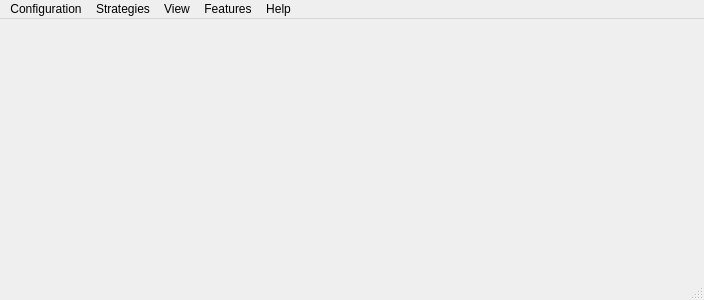
<?xml version="1.0" encoding="UTF-8"?>
<ui version="4.0">
 <class>MainMenu</class>
 <widget class="QMainWindow" name="MainMenu">
  <property name="geometry">
   <rect>
    <x>0</x>
    <y>0</y>
    <width>704</width>
    <height>300</height>
   </rect>
  </property>
  <property name="windowTitle">
   <string>MainWindow</string>
  </property>
  <widget class="QWidget" name="centralWidget"/>
  <widget class="QMenuBar" name="menuBar">
   <property name="geometry">
    <rect>
     <x>0</x>
     <y>0</y>
     <width>704</width>
     <height>21</height>
    </rect>
   </property>
   <widget class="QMenu" name="menuFile">
    <property name="title">
     <string>Configuration</string>
    </property>
    <addaction name="actionNew"/>
    <addaction name="actionLoad"/>
    <addaction name="actionRemove"/>
    <addaction name="actionClose"/>
   </widget>
   <widget class="QMenu" name="menuStrategies">
    <property name="title">
     <string>Strategies</string>
    </property>
    <widget class="QMenu" name="menuCustom">
     <property name="title">
      <string>Custom</string>
     </property>
     <addaction name="actionStrategyAdd"/>
     <addaction name="actionStrategyLoad"/>
    </widget>
    <addaction name="separator"/>
    <addaction name="menuCustom"/>
   </widget>
   <widget class="QMenu" name="menuFeatures">
    <property name="title">
     <string>Features</string>
    </property>
    <addaction name="actionTelegram"/>
    <addaction name="actionStop_loss"/>
    <addaction name="separator"/>
    <addaction name="actionIntervals"/>
   </widget>
   <widget class="QMenu" name="menuHelp">
    <property name="title">
     <string>Help</string>
    </property>
    <addaction name="actionAbout"/>
   </widget>
   <widget class="QMenu" name="menuVIew">
    <property name="title">
     <string>View</string>
    </property>
    <widget class="QMenu" name="menuTheme">
     <property name="title">
      <string>Theme</string>
     </property>
     <addaction name="actionWhite"/>
     <addaction name="actionDark"/>
    </widget>
    <addaction name="actionViewStrategies"/>
    <addaction name="actionViewConfigurations"/>
    <addaction name="actionViewTrading_currencies"/>
    <addaction name="actionViewAllCurrencies"/>
    <addaction name="actionAccount_Balance"/>
    <addaction name="actionViewLogging_console"/>
    <addaction name="actionViewOrders"/>
    <addaction name="actionAll_Orders"/>
    <addaction name="separator"/>
    <addaction name="menuTheme"/>
   </widget>
   <addaction name="menuFile"/>
   <addaction name="menuStrategies"/>
   <addaction name="menuVIew"/>
   <addaction name="menuFeatures"/>
   <addaction name="menuHelp"/>
  </widget>
  <widget class="QStatusBar" name="statusBar"/>
  <action name="actionNew">
   <property name="text">
    <string>New</string>
   </property>
  </action>
  <action name="actionLoad">
   <property name="text">
    <string>Load</string>
   </property>
  </action>
  <action name="actionRemove">
   <property name="text">
    <string>Remove</string>
   </property>
  </action>
  <action name="actionClose">
   <property name="text">
    <string>Close</string>
   </property>
  </action>
  <action name="actionTelegram">
   <property name="text">
    <string>Telegram</string>
   </property>
  </action>
  <action name="actionStop_loss">
   <property name="text">
    <string>Stop loss</string>
   </property>
  </action>
  <action name="actionAbout">
   <property name="text">
    <string>About</string>
   </property>
  </action>
  <action name="actionViewStrategies">
   <property name="text">
    <string>Strategies</string>
   </property>
  </action>
  <action name="actionViewConfigurations">
   <property name="text">
    <string>Trading Configurations</string>
   </property>
  </action>
  <action name="actionViewTrading_currencies">
   <property name="text">
    <string>Trading Currencies</string>
   </property>
  </action>
  <action name="actionViewAllCurrencies">
   <property name="text">
    <string>All currencies</string>
   </property>
  </action>
  <action name="actionViewLogging_console">
   <property name="text">
    <string>Logging</string>
   </property>
  </action>
  <action name="actionViewOrders">
   <property name="text">
    <string>Open Orders</string>
   </property>
  </action>
  <action name="actionStrategyAdd">
   <property name="text">
    <string>Add</string>
   </property>
  </action>
  <action name="actionStrategyLoad">
   <property name="text">
    <string>Load</string>
   </property>
  </action>
  <action name="actionAll_Orders">
   <property name="text">
    <string>All Orders</string>
   </property>
  </action>
  <action name="actionWhite">
   <property name="text">
    <string>White</string>
   </property>
  </action>
  <action name="actionDark">
   <property name="text">
    <string>Dark</string>
   </property>
  </action>
  <action name="actionAccount_Balance">
   <property name="text">
    <string>Account Balance</string>
   </property>
  </action>
  <action name="actionIntervals">
   <property name="text">
    <string>Intervals</string>
   </property>
  </action>
 </widget>
 <layoutdefault spacing="6" margin="11"/>
 <resources/>
 <connections/>
</ui>
